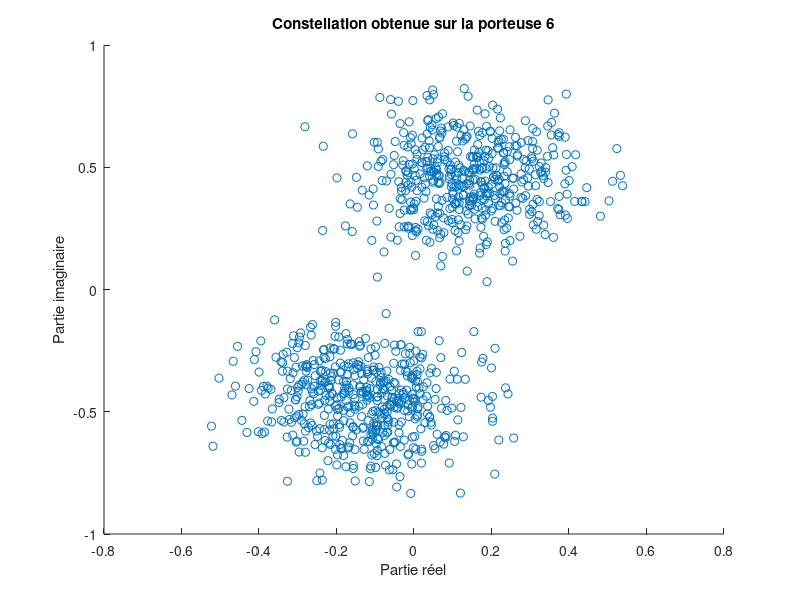
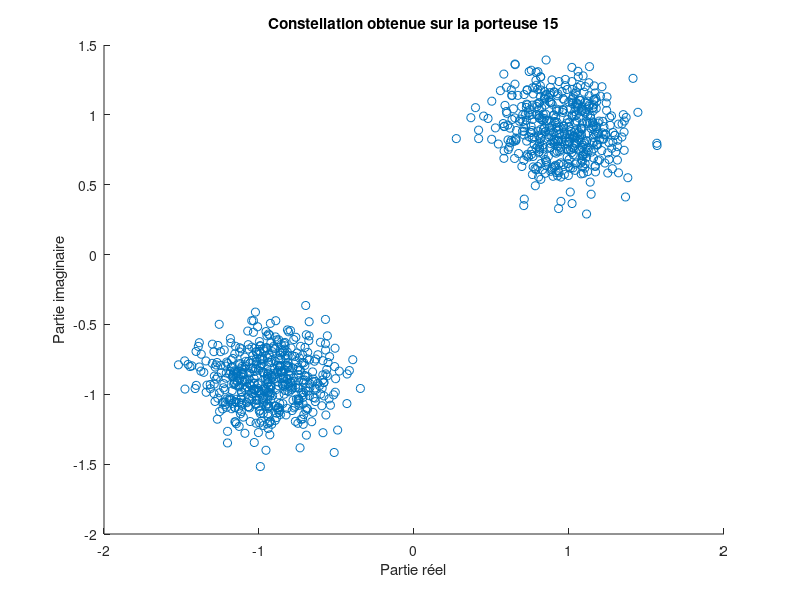

MATLAB code to generate these figures, in order:
clear all;
close all;


%% paramètres 
N = 16;
N_actif = 16;
nb_bits = 1000;
taille_inter = 2;

% réponse impulsionelle 
h = [0.407,0.815,0.407];

%% modulateur 
    % Mapping
    S=zeros(N, nb_bits);
    for i=1:N_actif
        S(i,:) = randi([0 1],1,nb_bits)*2 -1;
    end 

    % Canal
    Xe = ifft(S,N);

    %intervalle de garde
    Xe = [zeros(taille_inter, nb_bits); Xe];

    Y = reshape(Xe, 1, nb_bits*(N+2)); 

    %filtre 
    SignalSortieCanal=filter(h,1,Y) ;

 %% Démodulation 
     %démodulation
     Y_reshape = reshape(SignalSortieCanal, size(Xe));
     SignalSortieSansInter=Y_reshape(taille_inter+1:end, :); % on retire l'intervalle de garde
     Y_recep = fft(SignalSortieSansInter,N);

    
%% Constellation porteuse 6 et 15
 porteuse6 = Y_recep(6, :);
 porteuse15 = Y_recep(15, :);


 figure
 scatter(real(porteuse6), imag(porteuse6))
 title('Constellation obtenue sur la porteuse 6')
 xlabel('Partie réel')
 ylabel('Partie imaginaire')


 figure
 scatter(real(porteuse15), imag(porteuse15))
 title('Constellation obtenue sur la porteuse 15')
 xlabel('Partie réel')
 ylabel('Partie imaginaire')
    


 %% TEB
 Y_recep(Y_recep<0) = -1;
 Y_recep(Y_recep>0) = 1;

 TEB = mean(S~=Y_recep, "all")